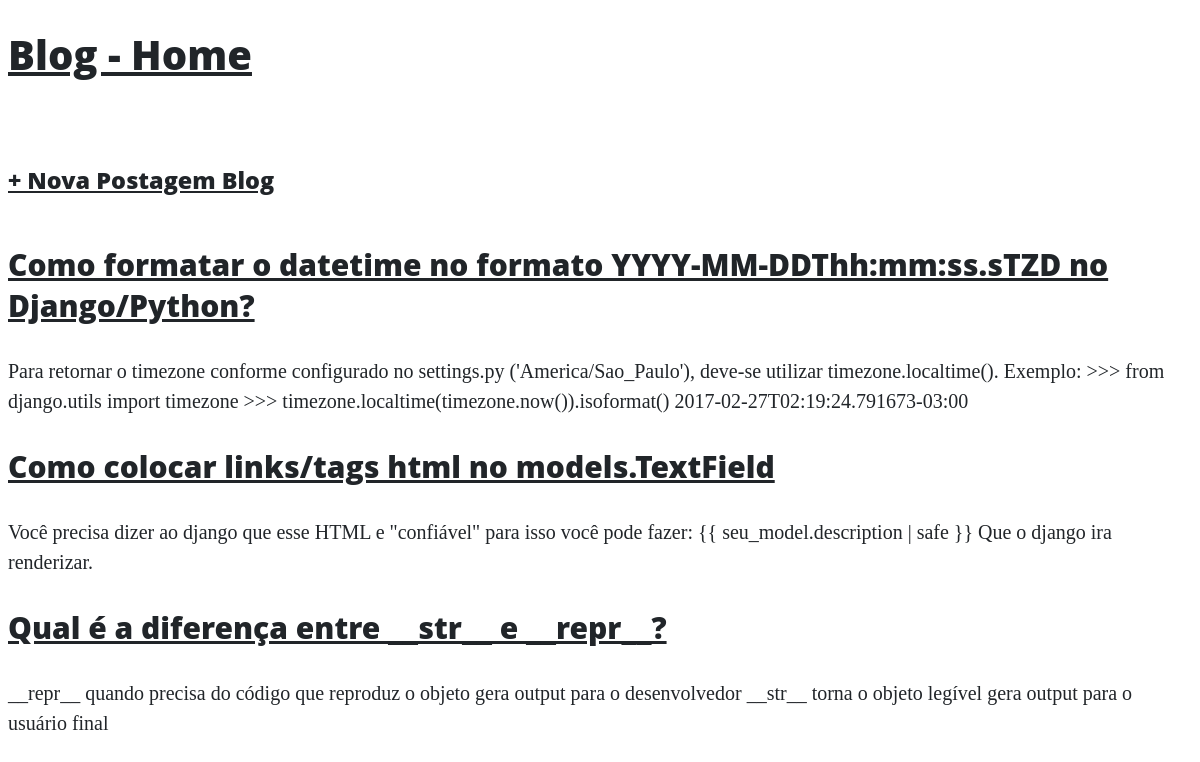
Before: / with the older database file.
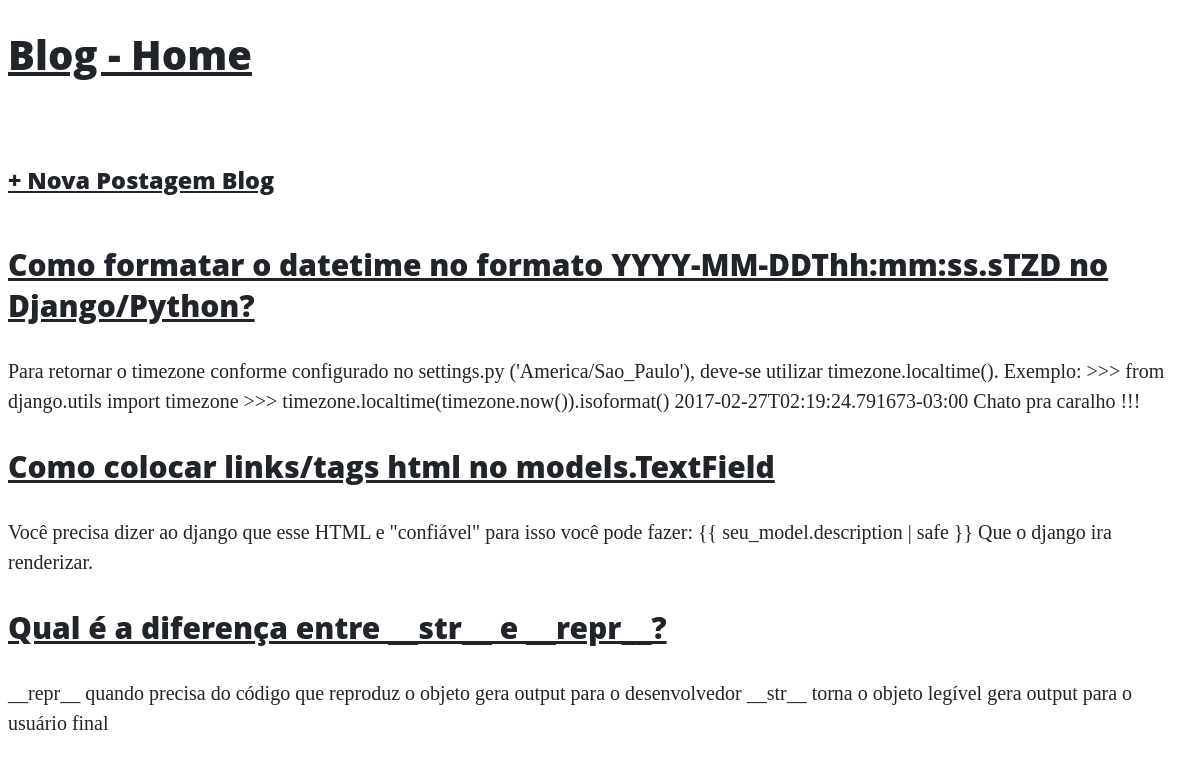
After: the same page with the newer database file.
### Blog/models.py (models this page shows, shortened)
class Post(models.Model):
    STATUS = (
        ('rascunho', 'Rascunho'),
        ('publicado', 'Publicado'),
    )
    titulo = models.CharField(max_length=250)
    slug = models.SlugField(max_length=250)
    autor = models.ForeignKey(User,
                              on_delete=models.CASCADE)
    conteudo = models.TextField()
    publicado = models.DateTimeField(default=timezone.now())
    criado = models.DateTimeField(auto_now_add=True)
    alterado = models.DateTimeField(auto_now=True)
    status = models.CharField(max_length=10,
                              choices=STATUS,
                              default='rascunho')
    object = models.Manager()
    published = PublishedManager()
    def get_absolute_url(self):
        return reverse('post_detail', args=[self.slug])
    class Meta:
        ordering = ('-publicado',)

### Blog/views.py (the view)
# urls.py: path('', views.BlogListView.as_view(), name='home'),
class BlogListView(ListView):
    model = Post
    template_name = "blog/home.html"

### Blog/templates/blog/home.html (shortened to what this page needs)
{% extends 'base.html' %}
{% block content %}
    {% for post in object_list %}
        <div class="post-entry">
            <h2><a href="{{post.get_absolute_url}}">{{ post.titulo }}</a> </h2>
            <p>{{ post.conteudo }}</p>
        </div>
    {% endfor %}
{% endblock content %}

Changed rows visible on the page:
changed Post "Como formatar o datetime no formato YYYY-MM-DDThh:mm:ss.sTZD no Django/Python?": conteudo "…timezone >>> timezone.localtime(timezone.now()).isoformat() 2017-02-27T02:19:24.791673-03:00" → "…timezone >>> timezone.localtime(timezone.now()).isoformat() 2017-02-27T02:19:24.791673-03:00 Chato pra caralho !!!"
